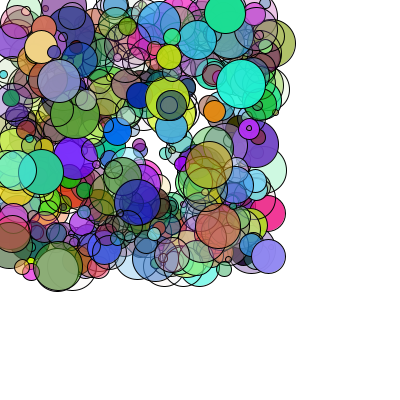
Frame 1 (no input)
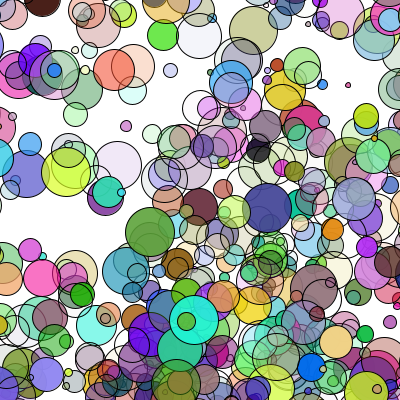
Frame 60 (the mouse pressed at the canvas centre just before this capture)
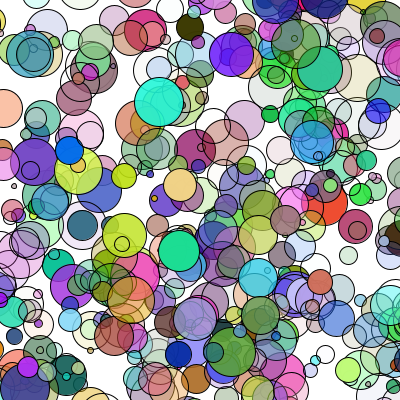
Frame 120 (the mouse held since frame 60 and released just before this capture)

The Processing sketch that drew these frames (run headless with seeded random() and noise(); from frame 60 on, the mouse is pressed at the canvas centre):

// Processing sketch: processing_60260
// ── processing_60260.pde

//Practice 1, Using Arrays
//Daniel C Lee

final int MAX = 500;
int [] x, y, dx, dy, dia;
color [] col;

void setup()
{
 size (400, 400);
 frameRate(24);
 smooth();
 
 x = new int[MAX];
 y = new int [MAX];
 dx = new int [MAX];
 dy = new int [MAX];
 dia = new int [MAX];
 
 col = new color [MAX];
 
 initArray(x, 0, width- width/3);
 initArray(y, 0, height - height/3);
 initArray(dx, 1, 13);
 initArray(dy, 1, 7);
 initArray(dia, 5, 50);
 
 initColor();
}

void initArray(int [] array, int small, int big)
{
 for (int i =0; i < array.length; i++)
 {
  array[i] = int(random(small, big)); 
 }
}

void initColor()
{
 for(int i =0; i < col.length; i++)
 {
  col[i] = color(random(255), random(255), random(255), random(255)); 
 }
}

void draw()
{
 background (255); 
 moveFigure();
 drawFigure();
}

void moveFigure()
 {
  for (int i = 0; i < x.length; i++)
  {
    x[i] = x[i] + dx[i];
    y[i] = y[i] + dy[i];
  } 
  wrapFigure();
 }

void wrapFigure()
{
 for (int i = 0; i < x.length; i++)
 {
  if(x[i] + dx[i] > width+30)
 {
  x[i] = 0 - 30;
 } 
 if (y[i] + dy[i] > height+30)
 {
  y[i] = 0 - 30; 
 }
 }
}

void drawFigure()
{
 for (int i = 0; i < x.length; i++)
{
 stroke(0);
 fill(col[i]);
 ellipse(x[i], y[i], dia[i], dia[i]);
} 
}
